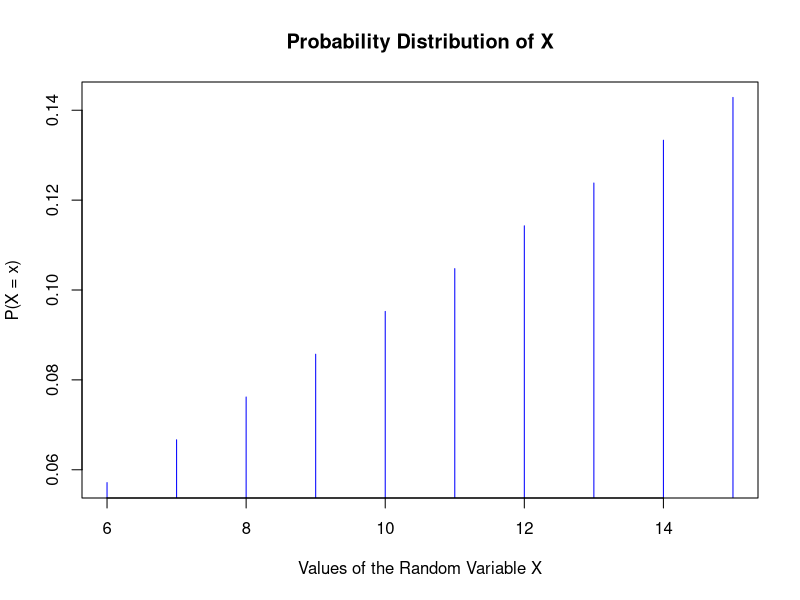

Generate this figure with R:
example2pdf = function(x)
{  #starts the body of the function
  (x/105) #equates the example2pdf function to equal x/105 for a value of x = 6, 7, ..., 15
} 

xvalues = 6:15 #assigns a vector called xvalues 6, 7, upt to and including 15
xvalues #returns the values of xvalues

px = example2pdf(xvalues) #will return the P(X = 6), P(X = 7), etc, P(X =  15) assigned to the vectore px
px #returns P(X = 6), P(X = 7), etc, P(X = 15)

px[1:4] #returns P(X = 6), P(X = 7), P(X = 8), P(X = 9)
sum(px[1:4]) #sums the probabilies in postions 1 through 4 (inclusive), P(X = 6), P(X = 7), P(X = 8), P(X = 9)

sum(px[1:7]) #comptues P(X <= 12)

#To compute P(7<=X<=9)
sum(px[2:4]) #adds P(X =7), P*X = 8), and P(X = 9)
sum(px[1:4]) - px[1] #computes P(X <= 9) - P(X <= 6)

plot(xvalues, px, xlab = "Values of the Random Variable X", ylab="P(X = x)", main="Probability Distribution of X", type="h", col='blue')
